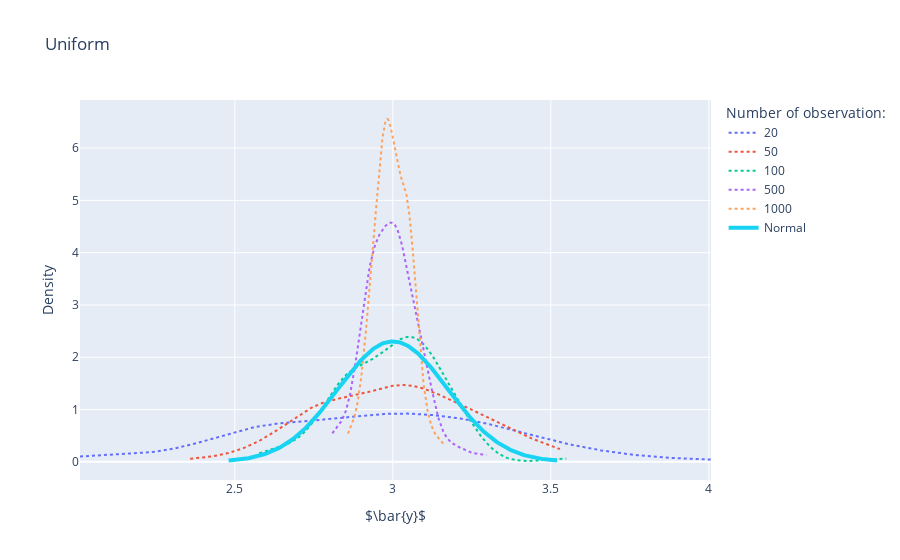

Source (notebook cell):
### Markdown cell above
## EXERCICE 2

### Code cell
sample_size_uni = ['20', '50', '100', '500', '1000']
fig2 = go.Figure()

for i in range(0, 5):
    obs = mean_value_uni[i].reshape(len(mean_value_uni[i]), 1)
    kernel_points = np.linspace(min(mean_value_uni[i]), max(mean_value_uni[i]), 300).reshape(300,1)
    x = np.linspace(min(mean_value_uni[i]), max(mean_value_uni[i]), 300)
    bandwidth = np.sqrt(statistics.variance(mean_value_uni[i]))*len(mean_value_uni[i])**(-1/5)
    kde = KernelDensity(kernel='gaussian', bandwidth=bandwidth).fit(obs)
    log_dens = kde.score_samples(kernel_points)
    y = np.exp(log_dens)
    fig2.add_trace(go.Scatter(x=x, y=y,
                    name=sample_size_uni[i], line = dict(dash = 'dot')))
    
# Compute the normal pdf parameterized with the returns for Credit Suisse (mean and sigma of the returns)
mu_hat = 3
sigma_hat = math.sqrt(3)/10
x = np.linspace(mu_hat - 3*sigma_hat, mu_hat + 3*sigma_hat, 300)
y = norm.pdf(x, mu_hat, sigma_hat)
fig2.add_trace(go.Scatter(x=x, y=y,
                    name='Normal', line = dict(width=4)))

fig2.update_layout(title = 'Uniform', xaxis_title = r'$\bar{y}$', yaxis_title = 'Density', legend_title_text='Number of observation:')

fig2.show()

### Figure 1 — Plotly figure (JSON) as saved in the notebook; plotly's stock layout.template omitted (floating-point values rounded to 4 significant figures; data arrays with more than 128 entries replaced by an {"elided": "..."} marker saying what was removed)
{"data": [{"line": {"dash": "dot"}, "name": "20", "type": "scatter", "x": {"elided": "300 float values"}, "y": {"elided": "300 float values"}}, {"line": {"dash": "dot"}, "name": "50", "type": "scatter", "x": {"elided": "300 float values"}, "y": {"elided": "300 float values"}}, {"line": {"dash": "dot"}, "name": "100", "type": "scatter", "x": {"elided": "300 float values"}, "y": {"elided": "300 float values"}}, {"line": {"dash": "dot"}, "name": "500", "type": "scatter", "x": {"elided": "300 float values"}, "y": {"elided": "300 float values"}}, {"line": {"dash": "dot"}, "name": "1000", "type": "scatter", "x": {"elided": "300 float values"}, "y": {"elided": "300 float values"}}, {"line": {"width": 4}, "name": "Normal", "type": "scatter", "x": {"elided": "300 float values"}, "y": {"elided": "300 float values"}}], "layout": {"autosize": true, "legend": {"title": {"text": "Number of observation:"}}, "title": {"text": "Uniform"}, "xaxis": {"autorange": true, "range": [2.01, 4.007], "title": {"text": "$\\bar{y}$"}, "type": "linear"}, "yaxis": {"autorange": true, "range": [-0.3467, 6.92], "title": {"text": "Density"}, "type": "linear"}}}
